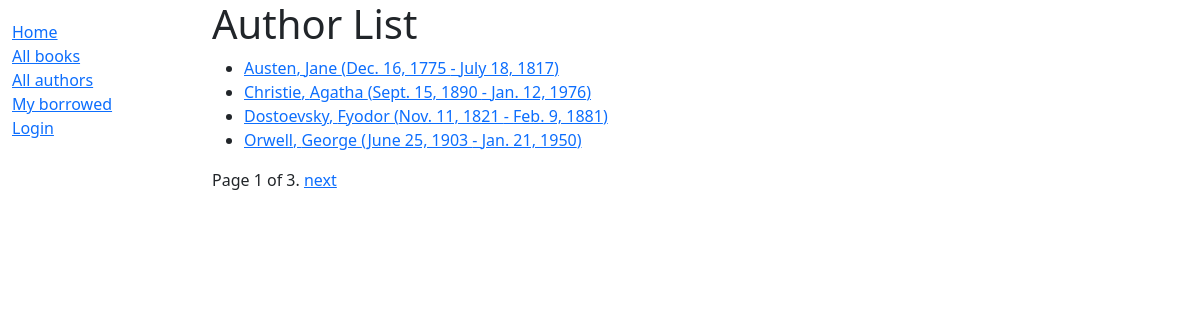
Screenshot of /catalog/authors/ with the database file from the repository.
### catalog/models.py (models this page shows, shortened)
class Author(models.Model):
    first_name = models.CharField(max_length=100)
    last_name = models.CharField(max_length=100)
    date_of_birth = models.DateField(null=True, blank=True)
    date_of_death = models.DateField('Died', null=True, blank=True)
    class Meta:
        ordering = ['last_name', 'first_name']
    def get_absolute_url(self):
        return reverse('author-detail', args=[str(self.id)])

### catalog/views.py (the view)
# urls.py: path('authors/', views.AuthorListView.as_view(), name='authors'),
class AuthorListView(generic.ListView):
    model = Author
    paginate_by = 4

### catalog/templates/catalog/author_list.html
{% extends "base_generic.html" %}
{% block content %}
<h1>Author List</h1>
{% if author_list %}
<ul>
    {% for author in author_list %}
    <li>
        <a href="{{ author.get_absolute_url }}">{{ author.last_name}}, {{ author.first_name }} ({{ author.date_of_birth }} - {% if author.date_of_death %}{{ author.date_of_death }}{% endif %})</a>
    </li>
    {% endfor %}
</ul>
{% else %}
    <p>There are no authors in the library.</p>
{% endif %}
{% endblock %}

### rows the page displays
Author: last_name "Austen", first_name "Jane", date_of_birth "Dec. 16, 1775", date_of_death "July 18, 1817"
Author: last_name "Christie", first_name "Agatha", date_of_birth "Sept. 15, 1890", date_of_death "Jan. 12, 1976"
Author: last_name "Dostoevsky", first_name "Fyodor", date_of_birth "Nov. 11, 1821", date_of_death "Feb. 9, 1881"
Author: last_name "Orwell", first_name "George", date_of_birth "June 25, 1903", date_of_death "Jan. 21, 1950"

### other values shown
{{ page_obj.number }} "1"
{{ page_obj.paginator.num_pages }} "3"
